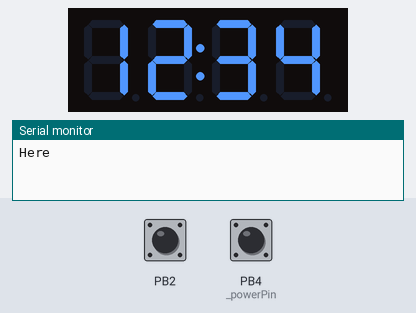
Bench run of a sketch on a simulated ATtiny85, built with avr-gcc and run on an emulated ATtiny85. On the bench: 4-digit seven-segment display, the last lines printed to the serial monitor. The test bench sets the inputs (shaded band); at power-on: PB2 HIGH, PB4 (_powerPin) HIGH.

Above: at 1.2 s.
1.3 s: PB2 pulled LOW for 3.2 s
At 4.6 s:
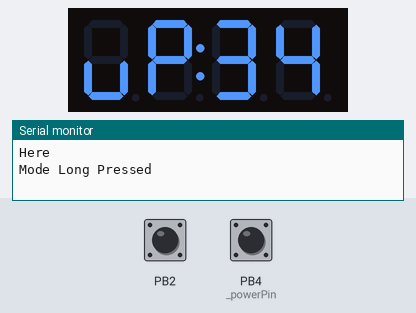
6.0 s: PB2 pulled LOW for 0.15 s
At 6.6 s:
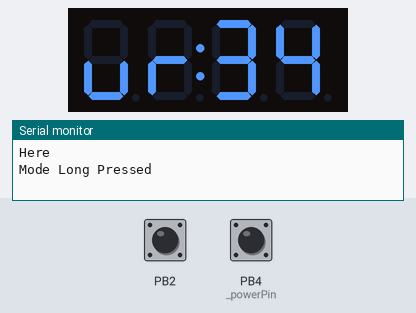
8.8 s: PB4 (_powerPin) pulled LOW for 3.2 s
At 12.2 s:
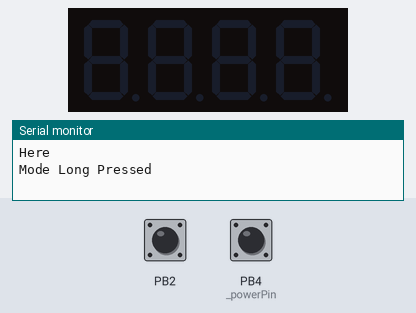
Timing chart, 0 to 13.7 s (numbered marks = the images above; inputs shaded):
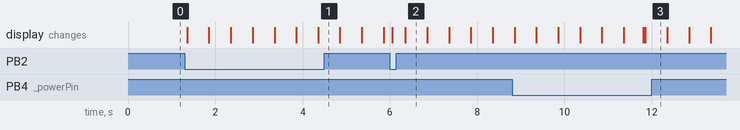

The sketch:

modern-gym-timer.ino
```cpp
#include "GymTimer.h"


GymTimer timer = GymTimer();
Adafruit_7segment matrix;

void setup() {
#ifndef __AVR_ATtiny85__
  Serial.begin(9600);
  Serial.println("7 Segment Backpack Test");
#endif
  Serial.println("Here");
  timer.begin();

//  timer.printName("MODERN HOBBYIST");
}

void loop() {
//  Serial.println("Herre");
  timer.updateDisplay();
}
```

GymTimer.cpp
```cpp
#include "GymTimer.h"

GymTimer::GymTimer(int _playPin = 8, int _upPin = 7, int _downPin = 6, int _powerPin = 4, int _modePin = 2) {
  powerButtonShort = new ezButton(_powerPin);
  powerButtonLong = new ezButton(_powerPin);
  playButtonShort = new ezButton(_playPin);
  playButtonLong = new ezButton(_playPin);
  upButtonShort = new ezButton(_upPin);
  upButtonLong = new ezButton(_upPin);
  downButtonShort = new ezButton(_downPin);
  downButtonLong = new ezButton(_downPin);
  modeButtonShort = new ezButton(_modePin);
  modeButtonLong = new ezButton(_modePin);
} //default constructor

void GymTimer::begin(){
  powerButtonShort->setDebounceTime(50);
  powerButtonLong->setDebounceTime(3000);
  playButtonShort->setDebounceTime(50);
  playButtonLong->setDebounceTime(3000);
  upButtonShort->setDebounceTime(50);
  upButtonLong->setDebounceTime(3000);
  downButtonShort->setDebounceTime(50);
  downButtonLong->setDebounceTime(3000);
  modeButtonShort->setDebounceTime(50);
  modeButtonLong->setDebounceTime(3000);
  //For some reason this can't be called in the constructor, so I created this begin function
  matrix = Adafruit_7segment();
  matrix.begin(0x70);
  //  //  matrix.drawColon(true);
  matrix.setBrightness(5);

  mode = Clock; //Default to clock mode
}

void GymTimer::updateDisplay(){
  readPowerButton();
  if(poweredOn){
    if(setting){ //Going to use this so the display blinks while you are setting times -- do individual digits?
      matrix.blinkRate(HT16K33_BLINK_1HZ);
    }
    readPlayButton();
    readUpButton();
    readDownButton();
    readModeButton();

    if(playPress){
      Serial.println("Here1");
    }else if(playRelease){
      Serial.println("Here 2");
    }

    if(modePress){
      nextMode();
    }else if(modeLongPress){
      Serial.println("Mode Long Pressed");
    }else if(modeRelease){
      //TODO anything that needs done on mode button release
    }

    switch(mode){
      case Mode::Up:
        matrix.blinkRate(HT16K33_BLINK_1HZ);
        matrix.writeDigitRaw(0, get_ascii('U'));
        matrix.writeDigitRaw(1, get_ascii('P'));
        break;
      case Mode::UpRnd:
        matrix.blinkRate(HT16K33_BLINK_1HZ);
        matrix.writeDigitRaw(0, get_ascii('U'));
        matrix.writeDigitRaw(1, get_ascii('R'));
        break;
      case Mode::Down:
        matrix.blinkRate(HT16K33_BLINK_1HZ);
        matrix.writeDigitRaw(0, get_ascii('D'));
        matrix.writeDigitRaw(1, get_ascii('N'));
        break;
      case Mode::DownRnd:
        matrix.blinkRate(HT16K33_BLINK_1HZ);
        matrix.writeDigitRaw(0, get_ascii('D'));
        matrix.writeDigitRaw(1, get_ascii('R'));
        break;
      case Mode::Interval:
        matrix.blinkRate(HT16K33_BLINK_1HZ);
        matrix.writeDigitRaw(0, get_ascii('I'));
        matrix.writeDigitRaw(1, get_ascii('N'));
        break;
      case Mode::Clock:
        matrix.blinkRate(HT16K33_BLINK_OFF);
        drawTime();
        break;
    }

    matrix.writeDisplay();
  }else{
    powerOff();
  }
}

void GymTimer::nextMode(){
  if(mode == Mode::Clock){
    mode = Mode::Up;
  }else{
    mode = mode + 1;
  }

}

Mode GymTimer::getMode(){
  return mode;
}

void GymTimer::readPowerButton(){
  //Detect if power button has been pressed down, and then released again for a short press
  powerButtonShort->loop();
  powerButtonLong->loop();
  powerPress = false;
  powerRelease = false;
  powerLongPress = false;

  if(powerButtonShort->isPressed()){
    powerPress = true;
  }

  if(powerButtonShort->isReleased()){
    //Do quick press action
    powerRelease = true;
  }

  if(powerButtonLong->isPressed()){
    poweredOn = !poweredOn; //Toggles the power, must wait 3s between power presses since that is the debounce time.
    powerLongPress = true;
  }
}

void GymTimer::readPlayButton(){
  playButtonShort->loop();
  playButtonLong->loop();
  playPress = false;
  playRelease = false;
  playLongPress = false;

  if(playButtonShort->isPressed()){
    playPress = true;
  }

  if(playButtonShort->isReleased()){
    //Do quick press action
    playRelease = true;
  }

  if(playButtonLong->isPressed()){
    //Do long press action
    playLongPress = true;
  }
}

void GymTimer::readUpButton(){
  upButtonShort->loop();
  upButtonLong->loop();
  upPress = false;
  upRelease = false;
  upLongPress = false;

  if(upButtonShort->isPressed()){
    upPress = true;
  }

  if(upButtonShort->isReleased()){
    //Do quick press action
    upRelease = true;
  }

  if(upButtonLong->isPressed()){
    //Do long press action
    upLongPress = true;
  }
}

void GymTimer::readDownButton(){
  downButtonShort->loop();
  downButtonLong->loop();
  downPress = false;
  downRelease = false;
  downLongPress = false;

  if(downButtonShort->isPressed()){
    downPress = true;
  }

  if(downButtonShort->isReleased()){
    //Do quick press action
    downRelease = true;
  }

  if(downButtonLong->isPressed()){
    //Do long press action
    downLongPress = true;
  }
}

void GymTimer::readModeButton(){
  modeButtonShort->loop();
  modeButtonLong->loop();
  modePress = false;
  modeRelease = false;
  modeLongPress = false;

  if(modeButtonShort->isPressed()){
    modePress = true;
  }

  if(modeButtonShort->isReleased()){
    //Do quick press action
    modeRelease = true;
  }

  if(modeButtonLong->isPressed()){
    //Do long press action
    modeLongPress = true;
  }
}

void GymTimer::powerOff(){
  matrix.clear();
  matrix.writeDisplay();
}

void GymTimer::drawTime(){
  //This is not the right time obviously
  matrix.print(1234);
  matrix.drawColon(true);
}
void GymTimer::printName(String name){
  for(int i = 0; i <= name.length() + 3; i++){
    if(i > 14){
      matrix.writeDigitRaw(4, 0b00000000);
    }else{
      matrix.writeDigitRaw(4,  get_ascii(name.charAt(i) - ' '));
    }

    if(i-1 >= 0 && i-1 < name.length()){
      matrix.writeDigitRaw(3,  get_ascii(name.charAt(i-1) - ' '));
    }else{
      matrix.writeDigitRaw(3, 0b00000000);
    }

    if(i-2 >= 0 && i-2 < name.length()){
      matrix.writeDigitRaw(1,  get_ascii(name.charAt(i-2) - ' '));
    }else{
      matrix.writeDigitRaw(1, 0b00000000);
    }

    if(i-3 >= 0 && i-3 < name.length()){
      matrix.writeDigitRaw(0, get_ascii(name.charAt(i-3) - ' '));
    }else{
      matrix.writeDigitRaw(0, 0b00000000);
    }

    matrix.writeDisplay();
    delay(250);
  }
  delay(1000);
}
```

GymTimer.h
```cpp
#include <stdint.h>
#include <Wire.h>
#include <Adafruit_GFX.h>
#include "Adafruit_LEDBackpack.h"
#include "ascii.h"
#include <ezButton.h>

#ifndef gymTimer
#define gymTimer

enum Mode : int{
      Up,
      UpRnd,
      Down,
      DownRnd,
      Interval,
      Clock
    };
class GymTimer{
  private:
    bool poweredOn = true;
    bool modeSelect = false;
    bool timeSelect = false;
    bool roundSelect = false;
    unsigned long lastRefreshTime = millis();
    char* name;
    Mode mode;
    Adafruit_7segment matrix;
    int debounceDelay = 50;
    int longPressDelay = 3000;

    ezButton* powerButtonShort;
    ezButton* powerButtonLong;
    ezButton* playButtonShort;
    ezButton* playButtonLong;
    ezButton* upButtonShort;
    ezButton* upButtonLong;
    ezButton* downButtonShort;
    ezButton* downButtonLong;
    ezButton* modeButtonShort;
    ezButton* modeButtonLong;

    bool setting = false;

    bool playPress = false;
    bool upPress = false;
    bool downPress = false;
    bool powerPress = false;
    bool modePress = false;

    bool playLongPress = false;
    bool upLongPress = false;
    bool downLongPress = false;
    bool powerLongPress = false;
    bool modeLongPress = false;

    bool playRelease = false;
    bool upRelease = false;
    bool downRelease = false;
    bool powerRelease = false;
    bool modeRelease = false;

  public:
    GymTimer(int _playPin = 8, int _upPin = 7, int _downPin = 6, int _powerPin = 4, int _modePin = 2);
    void begin();
    Mode getMode();
    void nextMode();
    char* getName();
    void printName(String name);
    void updateDisplay();
    void powerOff();
    void readPowerButton();
    void readPlayButton();
    void readUpButton();
    void readDownButton();
    void readModeButton();
    void drawTime();
    Adafruit_7segment getMatrix() { return matrix; };


};


#endif
```

ascii.cpp
```cpp
#include "ascii.h"

uint8_t get_ascii(int input){
  return ascii_lookup[input];
}
```

ascii.h
```cpp
#include <stdint.h>

static const uint8_t numbertable[] = {
    0x3F, /* 0 */
    0x06, /* 1 */
    0x5B, /* 2 */
    0x4F, /* 3 */
    0x66, /* 4 */
    0x6D, /* 5 */
    0x7D, /* 6 */
    0x07, /* 7 */
    0x7F, /* 8 */
    0x6F, /* 9 */
    0x77, /* a */
    0x7C, /* b */
    0x39, /* C */
    0x5E, /* d */
    0x79, /* E */
    0x71, /* F */
};

static const uint8_t ascii_lookup[] = {
    0b00000000, /* (space) */
    0b10000110, /* ! */
    0b00100010, /* " */
    0b01111110, /* # */
    0b01101101, /* $ */
    0b11010010, /* % */
    0b01000110, /* & */
    0b00100000, /* ' */
    0b00101001, /* ( */
    0b00001011, /* ) */
    0b00100001, /* * */
    0b01110000, /* + */
    0b00010000, /* , */
    0b01000000, /* - */
    0b10000000, /* . */
    0b01010010, /* / */
    0b00111111, /* 0 */
    0b00000110, /* 1 */
    0b01011011, /* 2 */
    0b01001111, /* 3 */
    0b01100110, /* 4 */
    0b01101101, /* 5 */
    0b01111101, /* 6 */
    0b00000111, /* 7 */
    0b01111111, /* 8 */
    0b01101111, /* 9 */
    0b00001001, /* : */
    0b00001101, /* ; */
    0b01100001, /* < */
    0b01001000, /* = */
    0b01000011, /* > */
    0b11010011, /* ? */
    0b01011111, /* @ */
    0b01110111, /* A */
    0b01111100, /* B */
    0b00111001, /* C */
    0b01011110, /* D */
    0b01111001, /* E */
    0b01110001, /* F */
    0b00111101, /* G */
    0b01110110, /* H */
    0b00110000, /* I */
    0b00011110, /* J */
    0b01110101, /* K */
    0b00111000, /* L */
    0b00010101, /* M */
    0b00110111, /* N */
    0b00111111, /* O */
    0b01110011, /* P */
    0b01101011, /* Q */
    0b00110011, /* R */
    0b01101101, /* S */
    0b01111000, /* T */
    0b00111110, /* U */
    0b00111110, /* V */
    0b00101010, /* W */
    0b01110110, /* X */
    0b01101110, /* Y */
    0b01011011, /* Z */
    0b00111001, /* [ */
    0b01100100, /* \ */
    0b00001111, /* ] */
    0b00100011, /* ^ */
    0b00001000, /* _ */
    0b00000010, /* ` */
    0b01011111, /* a */
    0b01111100, /* b */
    0b01011000, /* c */
    0b01011110, /* d */
    0b01111011, /* e */
    0b01110001, /* f */
    0b01101111, /* g */
    0b01110100, /* h */
    0b00010000, /* i */
    0b00001100, /* j */
    0b01110101, /* k */
    0b00110000, /* l */
    0b00010100, /* m */
    0b01010100, /* n */
    0b01011100, /* o */
    0b01110011, /* p */
    0b01100111, /* q */
    0b01010000, /* r */
    0b01101101, /* s */
    0b01111000, /* t */
    0b00011100, /* u */
    0b00011100, /* v */
    0b00010100, /* w */
    0b01110110, /* x */
    0b01101110, /* y */
    0b01011011, /* z */
    0b01000110, /* { */
    0b00110000, /* | */
    0b01110000, /* } */
    0b00000001, /* ~ */
    0b00000000, /* (del) */
};

#define ASCII_CAPITAL_A ascii_lookup[33]
#define ASCII_CAPITAL_B ascii_lookup[34]
#define ASCII_CAPITAL_C ascii_lookup[35]
#define ASCII_CAPITAL_D ascii_lookup[36]
#define ASCII_CAPITAL_E ascii_lookup[37]
#define ASCII_CAPITAL_F ascii_lookup[38]
#define ASCII_CAPITAL_G ascii_lookup[39]
#define ASCII_CAPITAL_H ascii_lookup[40]
#define ASCII_CAPITAL_I ascii_lookup[41]
#define ASCII_CAPITAL_J ascii_lookup[42]
#define ASCII_CAPITAL_K ascii_lookup[43]
#define ASCII_CAPITAL_L ascii_lookup[44]
#define ASCII_CAPITAL_M ascii_lookup[45]
#define ASCII_CAPITAL_N ascii_lookup[46]
#define ASCII_CAPITAL_O ascii_lookup[47]
#define ASCII_CAPITAL_P ascii_lookup[48]
#define ASCII_CAPITAL_Q ascii_lookup[49]
#define ASCII_CAPITAL_R ascii_lookup[50]
#define ASCII_CAPITAL_S ascii_lookup[51]
#define ASCII_CAPITAL_T ascii_lookup[52]
#define ASCII_CAPITAL_U ascii_lookup[53]
#define ASCII_CAPITAL_V ascii_lookup[54]
#define ASCII_CAPITAL_W ascii_lookup[55]
#define ASCII_CAPITAL_X ascii_lookup[56]
#define ASCII_CAPITAL_Y ascii_lookup[57]
#define ASCII_CAPITAL_Z ascii_lookup[58]
#define ASCII_LOWER_A ascii_lookup[65]
#define ASCII_LOWER_B ascii_lookup[66]
#define ASCII_LOWER_C ascii_lookup[67]
#define ASCII_LOWER_D ascii_lookup[68]
#define ASCII_LOWER_E ascii_lookup[69]
#define ASCII_LOWER_F ascii_lookup[70]
#define ASCII_LOWER_G ascii_lookup[71]
#define ASCII_LOWER_H ascii_lookup[72]
#define ASCII_LOWER_I ascii_lookup[73]
#define ASCII_LOWER_J ascii_lookup[74]
#define ASCII_LOWER_K ascii_lookup[75]
#define ASCII_LOWER_L ascii_lookup[76]
#define ASCII_LOWER_M ascii_lookup[77]
#define ASCII_LOWER_N ascii_lookup[78]
#define ASCII_LOWER_O ascii_lookup[79]
#define ASCII_LOWER_P ascii_lookup[80]
#define ASCII_LOWER_Q ascii_lookup[81]
#define ASCII_LOWER_R ascii_lookup[82]
#define ASCII_LOWER_S ascii_lookup[83]
#define ASCII_LOWER_T ascii_lookup[84]
#define ASCII_LOWER_U ascii_lookup[85]
#define ASCII_LOWER_V ascii_lookup[86]
#define ASCII_LOWER_W ascii_lookup[87]
#define ASCII_LOWER_X ascii_lookup[88]
#define ASCII_LOWER_Y ascii_lookup[89]
#define ASCII_LOWER_Z ascii_lookup[90]


uint8_t get_ascii(int input);
```

Measured:
- after the input at 1.3 s, the display: changes after 0.06 s (image 1)
- after the input at 8.8 s, the display: first differs from a run without the input after 3.0 s (image 3 shows a later state)
- what the display in image 2 shows lasts 0.5 s, from 6.4 s to 6.9 s
